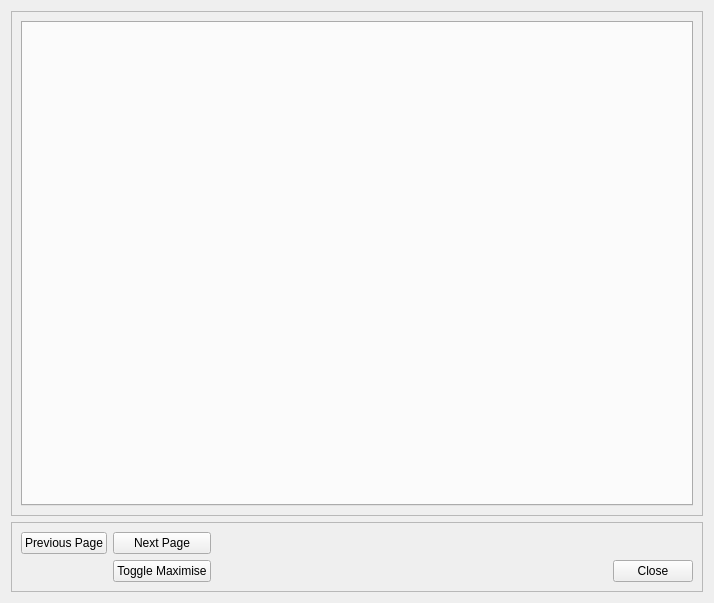
<?xml version="1.0" encoding="UTF-8"?>
<ui version="4.0">
 <class>TestView</class>
 <widget class="QWidget" name="TestView">
  <property name="geometry">
   <rect>
    <x>0</x>
    <y>0</y>
    <width>714</width>
    <height>603</height>
   </rect>
  </property>
  <property name="windowTitle">
   <string>View test pages</string>
  </property>
  <layout class="QVBoxLayout" name="verticalLayout_2">
   <item>
    <widget class="QFrame" name="frame_2">
     <property name="frameShape">
      <enum>QFrame::StyledPanel</enum>
     </property>
     <property name="frameShadow">
      <enum>QFrame::Raised</enum>
     </property>
     <layout class="QVBoxLayout" name="verticalLayout">
      <item>
       <widget class="QTabWidget" name="groupViewTabWidget">
        <property name="currentIndex">
         <number>-1</number>
        </property>
       </widget>
      </item>
     </layout>
    </widget>
   </item>
   <item>
    <widget class="QFrame" name="frame">
     <property name="frameShape">
      <enum>QFrame::StyledPanel</enum>
     </property>
     <property name="frameShadow">
      <enum>QFrame::Raised</enum>
     </property>
     <layout class="QGridLayout" name="gridLayout">
      <item row="0" column="0">
       <widget class="QPushButton" name="prevGroupButton">
        <property name="text">
         <string>Previous Page</string>
        </property>
       </widget>
      </item>
      <item row="0" column="1">
       <widget class="QPushButton" name="nextGroupButton">
        <property name="text">
         <string>Next Page</string>
        </property>
       </widget>
      </item>
      <item row="1" column="3">
       <widget class="QPushButton" name="closeButton">
        <property name="text">
         <string>Close</string>
        </property>
       </widget>
      </item>
      <item row="1" column="2">
       <spacer name="horizontalSpacer">
        <property name="orientation">
         <enum>Qt::Horizontal</enum>
        </property>
        <property name="sizeHint" stdset="0">
         <size>
          <width>40</width>
          <height>20</height>
         </size>
        </property>
       </spacer>
      </item>
      <item row="1" column="1">
       <widget class="QPushButton" name="maxNormButton">
        <property name="text">
         <string>Toggle Maximise</string>
        </property>
       </widget>
      </item>
     </layout>
    </widget>
   </item>
  </layout>
 </widget>
 <resources/>
 <connections/>
</ui>
